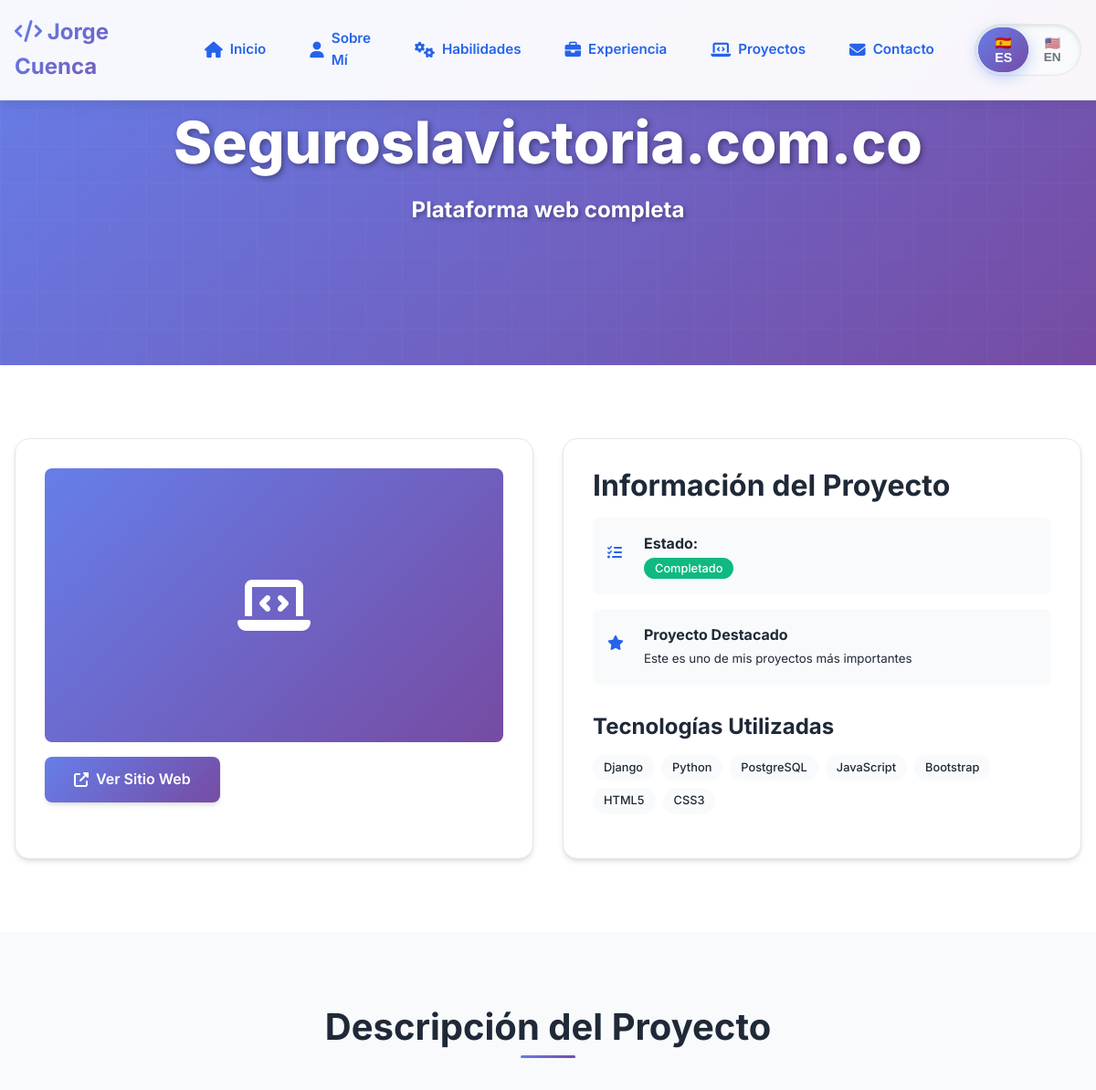
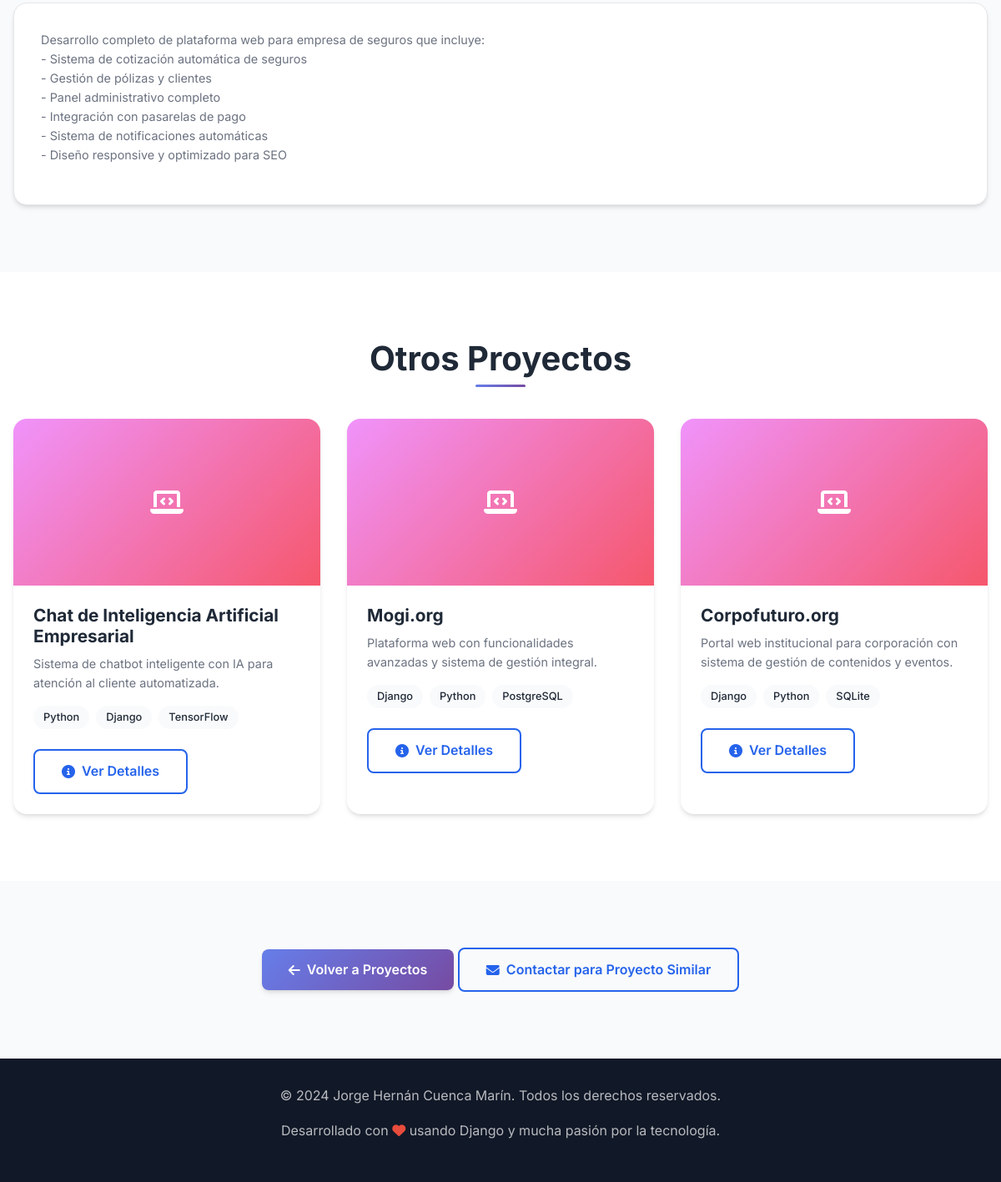
Screenshot of /proyecto/1/ with the database file from the repository (2 pictures, top to bottom).
### portfolio/models.py (models this page shows, shortened)
class Proyecto(models.Model):
    ESTADO_CHOICES = [
        ('planificacion', 'En Planificación'),
        ('desarrollo', 'En Desarrollo'),
        ('completado', 'Completado'),
        ('mantenimiento', 'En Mantenimiento'),
        ('pausado', 'Pausado'),
    ]
    perfil = models.ForeignKey(Perfil, on_delete=models.CASCADE, related_name='proyectos')
    nombre = models.CharField(max_length=200)
    descripcion_corta = models.CharField(max_length=300)
    descripcion = models.TextField()
    tecnologias = models.TextField(help_text="Tecnologías utilizadas, separadas por comas")
    estado = models.CharField(max_length=20, choices=ESTADO_CHOICES)
    fecha_inicio = models.DateField()
    fecha_fin = models.DateField(blank=True, null=True)
    url_demo = models.URLField(blank=True)
    url_codigo = models.URLField(blank=True)
    imagen_principal = models.ImageField(upload_to='proyectos/', blank=True, null=True)
    destacado = models.BooleanField(default=False)
    class Meta:
        verbose_name = "Proyecto"
        verbose_name_plural = "Proyectos"
        ordering = ['-destacado', '-fecha_inicio']

### portfolio/views.py (the view)
# urls.py: path('proyecto/<int:proyecto_id>/', views.proyecto_detalle, name='proyecto_detalle'),
def proyecto_detalle(request, proyecto_id):
    try:
        perfil = Perfil.objects.first()
        proyecto = get_object_or_404(Proyecto, id=proyecto_id, perfil=perfil)
        language = get_language_from_request(request)
        translations = TRANSLATIONS.get(language, TRANSLATIONS['es'])
        proyectos_relacionados = Proyecto.objects.filter(
            perfil=perfil
        ).exclude(id=proyecto_id)[:3]
        context = {
            'perfil': perfil,
            'proyecto': proyecto,
            'proyectos_relacionados': proyectos_relacionados,
            'language': language,
            'translations': translations,
        }
        return render(request, 'portfolio/proyecto_detalle.html', context)
    except Exception as e:
        return render(request, 'portfolio/error.html', {'error': str(e)})

### portfolio/templatetags/portfolio_extras.py (called while the page is built)
@register.filter
def split(value, delimiter=','):
    if value:
        return value.split(delimiter)
    return []

@register.filter
def strip(value):
    if value:
        return value.strip()
    return value

### portfolio/views.py (called while the page is built)
def get_language_from_request(request):
    return request.session.get('language', 'es')

### portfolio/templates/portfolio/proyecto_detalle.html (shortened to what this page needs)
{% extends 'portfolio/base.html' %}
{% load static %}
{% load portfolio_extras %}
{% block content %}
<section class="hero" style="min-height: 50vh;">
    <div class="container">
        <div class="hero-content">
            <h1 class="hero-title">{{ proyecto.nombre }}</h1>
            <p class="hero-subtitle">{{ proyecto.descripcion_corta }}</p>
        </div>
    </div>
</section>
<section class="section">
    <div class="container">
        <div class="grid grid-2">
            <div class="card">
                {% if proyecto.imagen_principal %}
                <img src="{{ proyecto.imagen_principal.url }}" alt="{{ proyecto.nombre }}" style="width: 100%; height: 300px; object-fit: cover; border-radius: 0.5rem; margin-bottom: 1rem;">
                {% else %}
                <div style="width: 100%; height: 300px; background: var(--gradient-primary); border-radius: 0.5rem; display: flex; align-items: center; justify-content: center; color: white; margin-bottom: 1rem;">
                    <i class="fas fa-laptop-code fa-4x"></i>
                </div>
                {% endif %}
                <div class="project-links">
                    {% if proyecto.url_demo %}
                    <a href="{{ proyecto.url_demo }}" target="_blank" class="btn btn-primary">
                        <i class="fas fa-external-link-alt"></i> Ver Sitio Web
                    </a>
                    {% endif %}
                </div>
            </div>
            <div class="card">
                <h3>Información del Proyecto</h3>
                <div class="contact-info">
                    <div class="contact-item">
                        <i class="fas fa-tasks contact-icon"></i>
                        <div>
                            <strong>Estado:</strong><br>
                            <span class="tech-tag" style="background: {% if proyecto.estado == 'completado' %}#10b981{% else %}#f59e0b{% endif %}; color: white;">
                                {{ proyecto.get_estado_display }}
                            </span>
                        </div>
                    </div>
                    {% if proyecto.destacado %}
                    <div class="contact-item">
                        <i class="fas fa-star contact-icon"></i>
                        <div>
                            <strong>Proyecto Destacado</strong><br>
                            <small>Este es uno de mis proyectos más importantes</small>
                        </div>
                    </div>
                    {% endif %}
                </div>
                <div class="mt-4">
                    <h4>Tecnologías Utilizadas</h4>
                    <div class="project-tech">
                        {% for tech in proyecto.tecnologias|split:","  %}
                        <span class="tech-tag">{{ tech|strip }}</span>
                        {% endfor %}
                    </div>
                </div>
            </div>
        </div>
    </div>
</section>
<section class="section" style="background: var(--bg-secondary);">
    <div class="container">
        <h2 class="section-title">Descripción del Proyecto</h2>
        <div class="card">
            <div class="project-description">
                {{ proyecto.descripcion|linebreaks }}
            </div>
        </div>
    </div>
</section>
{% if proyectos_relacionados %}
<section class="section">
    <div class="container">
        <h2 class="section-title">Otros Proyectos</h2>
        <div class="grid grid-3">
            {% for proyecto_rel in proyectos_relacionados %}
            <div class="project-card">
                {% if proyecto_rel.imagen_principal %}
                <img src="{{ proyecto_rel.imagen_principal.url }}" alt="{{ proyecto_rel.nombre }}" class="project-image">
                {% else %}
                <div class="project-image" style="background: var(--gradient-secondary); display: flex; align-items: center; justify-content: center; color: white;">
                    <i class="fas fa-laptop-code fa-2x"></i>
                </div>
                {% endif %}
                <div class="project-content">
                    <h4 class="project-title">{{ proyecto_rel.nombre }}</h4>
                    <p class="project-description">{{ proyecto_rel.descripcion_corta|truncatewords:15 }}</p>
                    <div class="project-tech">
                        {% for tech in proyecto_rel.tecnologias|split:","  %}
                        {% if forloop.counter <= 3 %}
                        <span class="tech-tag">{{ tech|strip }}</span>
                        {% endif %}
                        {% endfor %}
                    </div>
                    <div class="project-links mt-3">
                        <a href="{% url 'portfolio:proyecto_detalle' proyecto_rel.id %}" class="btn btn-outline btn-sm">
                            <i class="fas fa-info-circle"></i> Ver Detalles
                        </a>
                    </div>
                </div>
            </div>
            {% endfor %}
        </div>
    </div>
</section>
{% endif %}
<section class="section" style="background: var(--bg-secondary);">
    <div class="container">
        <div class="text-center">
            <a href="{% url 'portfolio:proyectos' %}" class="btn btn-primary">
                <i class="fas fa-arrow-left"></i> Volver a Proyectos
            </a>
            <a href="{% url 'portfolio:contacto' %}" class="btn btn-outline">
                <i class="fas fa-envelope"></i> Contactar para Proyecto Similar
            </a>
        </div>
    </div>
</section>
{% endblock %}

### static/css/style.css (style rules this page uses)
:root { --primary-color: #2563eb; --secondary-color: #1e40af; --accent-color: #3b82f6; --text-primary: #1f2937; --text-secondary: #6b7280; --text-light: #9ca3af; --bg-primary: #ffffff; --bg-secondary: #f9fafb; --bg-dark: #111827; --border-color: #e5e7eb; --shadow-sm: 0 1px 2px 0 rgb(0 0 0 / 0.05); --shadow-md: 0 4px 6px -1px rgb(0 0 0 / 0.1), 0 2px 4px -2px rgb(0 0 0 / 0.1); --shadow-lg: 0 10px 15px -3px rgb(0 0 0 / 0.1), 0 4px 6px -4px rgb(0 0 0 / 0.1); --gradient-primary: linear-gradient(135deg, #667eea 0%, #764ba2 100%); --gradient-secondary: linear-gradient(135deg, #f093fb 0%, #f5576c 100%); }
* { margin: 0; padding: 0; box-sizing: border-box; }
html { scroll-behavior: smooth; font-size: 16px; }
body { font-family: 'Inter', -apple-system, BlinkMacSystemFont, 'Segoe UI', Roboto, sans-serif; line-height: 1.6; color: var(--text-primary); background-color: var(--bg-primary); overflow-x: hidden; }
h1, h2, h3, h4, h5, h6 { font-weight: 700; line-height: 1.2; margin-bottom: 1rem; }
h1 { font-size: 3.5rem; }
h2 { font-size: 2.5rem; }
h3 { font-size: 2rem; }
h4 { font-size: 1.5rem; }
p { margin-bottom: 1rem; color: var(--text-secondary); }
a { color: var(--primary-color); text-decoration: none; transition: all 0.3s ease; }
.container { max-width: 1200px; margin: 0 auto; padding: 0 1rem; }
.section { padding: 5rem 0; }
.section-title { text-align: center; margin-bottom: 3rem; position: relative; }
.section-title::after { content: ''; position: absolute; bottom: -10px; left: 50%; transform: translateX(-50%); width: 60px; height: 3px; background: var(--gradient-primary); border-radius: 2px; }
.hero { min-height: 100vh; display: flex; align-items: center; background: linear-gradient(135deg, #667eea 0%, #764ba2 100%); color: white; position: relative; overflow: hidden; }
.hero::before { content: ''; position: absolute; top: 0; left: 0; right: 0; bottom: 0; opacity: 0.3; }
.hero-content { position: relative; z-index: 2; text-align: center; animation: fadeInUp 1s ease-out; }
.hero-title { font-size: 4rem; margin-bottom: 1rem; font-weight: 800; color: white; text-shadow: 2px 2px 6px rgba(0, 0, 0, 0.4); }
.hero-subtitle { font-size: 1.5rem; margin-bottom: 2rem; opacity: 1; color: white; font-weight: 700; text-shadow: 2px 2px 4px rgba(0, 0, 0, 0.3); }
.btn { display: inline-flex; align-items: center; gap: 0.5rem; padding: 0.75rem 2rem; border: none; border-radius: 0.5rem; font-weight: 600; text-decoration: none; cursor: pointer; transition: all 0.3s ease; font-size: 1rem; }
.btn-primary { background: var(--gradient-primary); color: white; box-shadow: var(--shadow-md); }
.btn-outline { background: transparent; color: var(--primary-color); border: 2px solid var(--primary-color); }
.card { background: var(--bg-primary); border-radius: 1rem; padding: 2rem; box-shadow: var(--shadow-md); transition: all 0.3s ease; border: 1px solid var(--border-color); }
.grid { display: grid; gap: 2rem; }
.grid-2 { grid-template-columns: repeat(auto-fit, minmax(300px, 1fr)); }
.grid-3 { grid-template-columns: repeat(auto-fit, minmax(250px, 1fr)); }
.project-card { position: relative; overflow: hidden; border-radius: 1rem; background: var(--bg-primary); box-shadow: var(--shadow-md); transition: all 0.3s ease; }
.project-image { width: 100%; height: 200px; object-fit: cover; background: var(--bg-secondary); }
.project-content { padding: 1.5rem; }
.project-title { font-size: 1.3rem; margin-bottom: 0.5rem; }
.project-description { color: var(--text-secondary); margin-bottom: 1rem; font-size: 0.9rem; }
.project-tech { display: flex; flex-wrap: wrap; gap: 0.5rem; margin-bottom: 1rem; }
.tech-tag { background: var(--bg-secondary); color: var(--text-primary); padding: 0.25rem 0.75rem; border-radius: 1rem; font-size: 0.8rem; font-weight: 500; }
.contact-info { display: flex; flex-direction: column; gap: 1rem; }
.contact-item { display: flex; align-items: center; gap: 1rem; padding: 1rem; background: var(--bg-secondary); border-radius: 0.5rem; transition: all 0.3s ease; }
.contact-icon { width: 24px; height: 24px; color: var(--primary-color); }
.fade-in { animation: fadeIn 0.6s ease-out; }
.text-center { text-align: center; }
.mt-3 { margin-top: 1.5rem; }
.mt-4 { margin-top: 2rem; }
.grid { display: grid; }

### rows the page displays
Proyecto: nombre "Seguroslavictoria.com.co", estado "Completado", descripcion "Desarrollo completo de plataforma web para empresa de seguros que incluye: - Sistema de cotización automática de seguros - Gestión de pólizas y clientes - Panel administrativo completo - Integración con pasarelas de pago - Sistema de notificaciones automáticas - Diseño responsive y optimizado para SEO"
Proyecto: nombre "Chat de Inteligencia Artificial Empresarial", descripcion_corta "Sistema de chatbot inteligente con IA para atención al cliente automatizada.", tecnologias "Python" "Django" "TensorFlow"
Proyecto: nombre "Mogi.org", descripcion_corta "Plataforma web con funcionalidades avanzadas y sistema de gestión integral.", tecnologias "Django" "Python" "PostgreSQL"
Proyecto: nombre "Corpofuturo.org", descripcion_corta "Portal web institucional para corporación con sistema de gestión de contenidos y eventos.", tecnologias "Django" "Python" "SQLite"

### other values shown
{{ translations.home }} "Inicio"
{{ translations.about }} "Sobre Mí"
{{ translations.skills }} "Habilidades"
{{ translations.experience }} "Experiencia"
{{ translations.projects }} "Proyectos"
{{ translations.contact }} "Contacto"
{{ tech|strip }} "Django" "Python" "PostgreSQL" "JavaScript" "Bootstrap" "HTML5" "CSS3"
{{ current_year|default:"2024" }} "2024"
{{ translations.rights_reserved|default:"Todos los derechos reservados." }} "Todos los derechos reservados."
{{ translations.developed_with|default:"Desarrollado con" }} "Desarrollado con"
